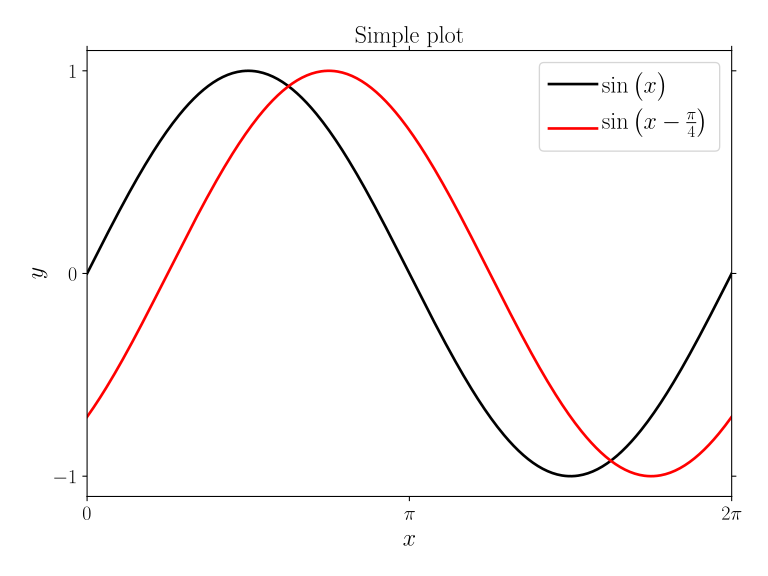

Source code (Python):
import matplotlib.pyplot as plt
import numpy as np

plt.style.use(["goose", "goose-latex"])

x = np.linspace(0, 2 * np.pi, 400)

fig, ax = plt.subplots()

ax.plot(x, np.sin(x), label=r"$\sin(x)$")
ax.plot(x, np.sin(x - np.pi / 4.0), label=r"$\sin(x - \pi/4)$")

ax.set_title("Simple plot")

ax.xaxis.set_ticklabels(["0", r"$\pi$", r"$2\pi$"])
ax.xaxis.set_ticks([0, np.pi, 2 * np.pi])
ax.yaxis.set_ticks([-1, 0, 1])

ax.legend(loc="upper right")

ax.set_xlim([0, 2 * np.pi])

ax.set_xlabel(r"$x$")
ax.set_ylabel(r"$y$")

plt.savefig("plot.svg")
plt.close()
